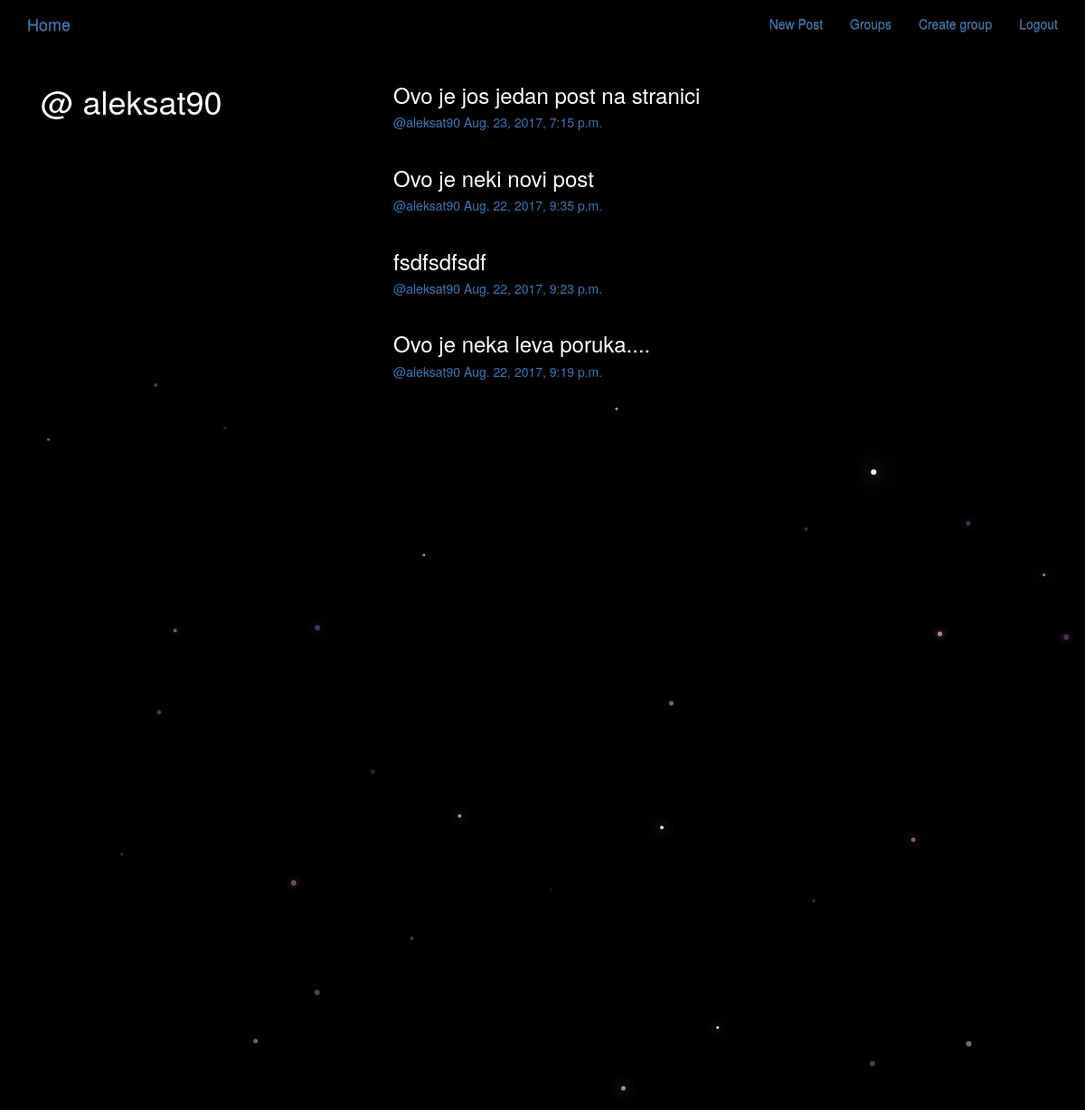
Page /posts/by/aleksat90 (signed in) on the committed database.
### posts/models.py (models this page shows, shortened)
class Post(models.Model):
    user = models.ForeignKey(User, related_name='posts')
    created_at = models.DateTimeField(auto_now=True)
    message = models.TextField()
    message_html = models.TextField(editable=False)
    group = models.ForeignKey(Group, related_name='posts', null=True, blank=True)
    class Meta:
        ordering = ['-created_at']
        unique_together = ['user','message']

### posts/views.py (the view)
# urls.py: url(r'by/(?P<username>[-\w]+)', views.UserPosts.as_view(), name = 'for_user'),
class UserPosts(generic.ListView):
    model = models.Post
    template_name = 'posts/user_post_list.html'
    def get_queryset(self):
        try:
            self.post_user = User.objects.prefetch_related('posts').get(username__iexact=self.kwargs.get('username'))
        except User.DoesNotExist:
            raise Http404
        else:
            return self.post_user.posts.all()
    def get_context_data(self, *args, **kwargs):
        context = super().get_context_data(**kwargs)
        context['post_user'] = self.post_user
        return context

### posts/templates/posts/user_post_list.html
{% extends "posts/post_base.html" %}
{% block prepost %}
  <div class="col-md-4">
    <h1>@ {{post_user.username}}</h1>
  </div>
{% endblock %}
{% block post_content %}
<div class="col-md-8">
  {% for post in post_list  %}
    {% include "posts/_post.html" %}
  {% endfor %}
</div>
{% endblock %}

### posts/templates/posts/_post.html (shortened to what this page needs)
<!DOCTYPE html>
<div class="post media">
  <h3>{{post.message_html|safe}}</h3>
  <div class="media-body">
    <h5 class="media-heading">
      <span class="username">
        <a href="{% url 'posts:for_user' username=post.user.username %}">@{{post.user.username}}</a>
      </span>
      <time class="time">
        <a href="{% url 'posts:single' username=post.user.username pk=post.pk%}">{{post.created_at}}</a>
      </time>
    </h5>
  </div>
</div>

### static/social_net_site/css/master.css (style rules this page uses)
body { margin: 0; overflow: hidden; background-color: black; color:white; }

### rows in the picture
Post: message_html "Ovo je jos jedan post na stranici", user.username "aleksat90", created_at "Aug. 23, 2017, 7:15 p.m."
Post: message_html "Ovo je neki novi post", user.username "aleksat90", created_at "Aug. 22, 2017, 9:35 p.m."
Post: message_html "fsdfsdfsdf", user.username "aleksat90", created_at "Aug. 22, 2017, 9:23 p.m."
Post: message_html "Ovo je neka leva poruka....", user.username "aleksat90", created_at "Aug. 22, 2017, 9:19 p.m."

### other values in the picture
{{ post_user.username }} "aleksat90"
